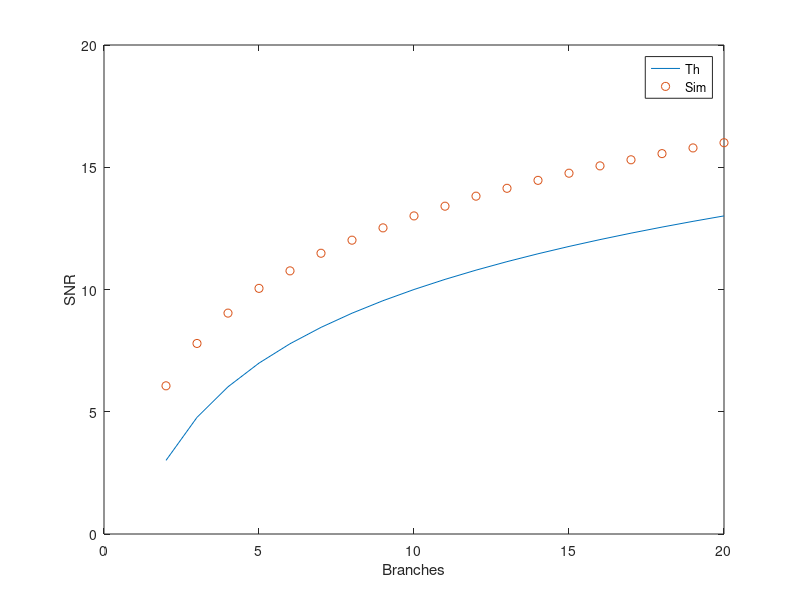

Source code (MATLAB):
close all; m=2:20; for i=1:19, S(i)=mean(sum(raylrnd(1,m(i),1e4).^2,1)); end
plot(m,10*log10(m), m,10*log10(S),'o'); xlabel('Branches'); ylabel('SNR'); legend('Th','Sim');
